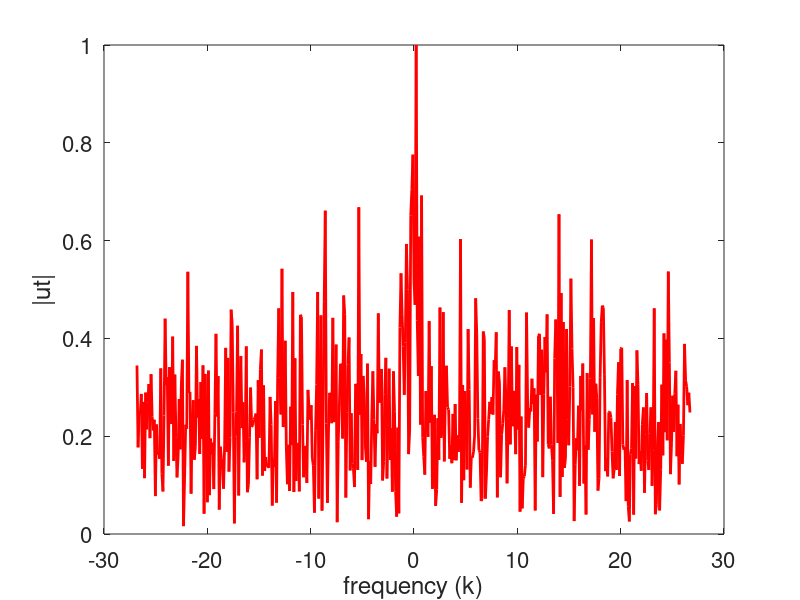
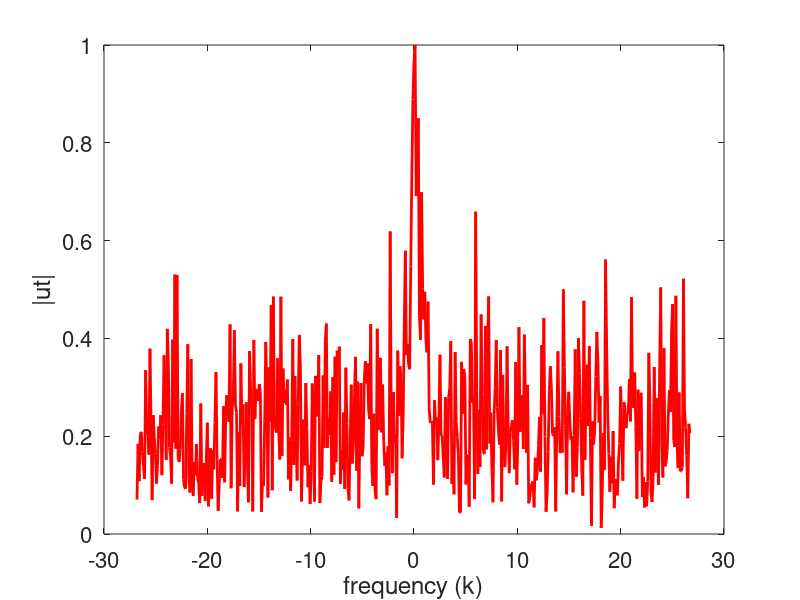
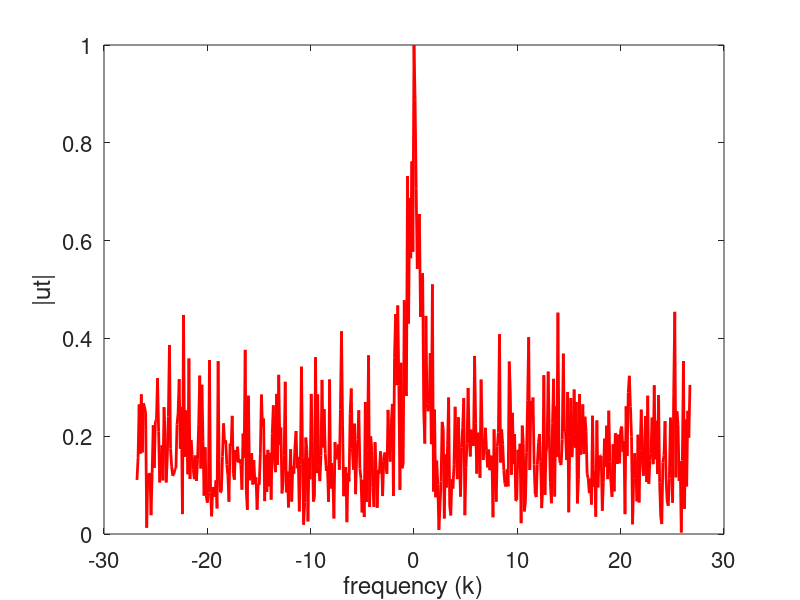
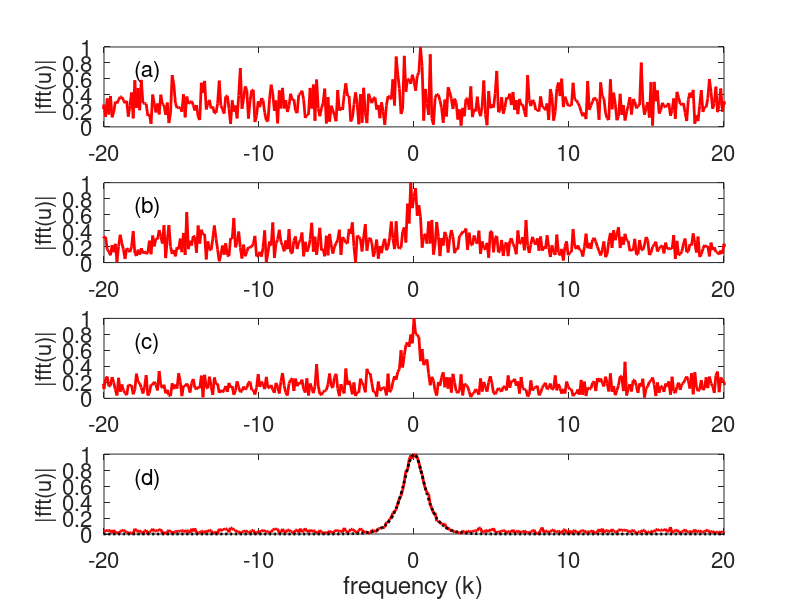

Source code (MATLAB) for these figures, in order:
%% Lecture 3 Code

% Clean workspace
clear all; close all; clc


%% Creating a noisy signal

L = 30; % timeslot [-L,L]
n = 512; % number of Fourier modes

t2 = linspace(-L,L,n+1);
t = t2(1:n);
k = (2*pi/(2*L))*[0:(n/2-1) -n/2:-1]; %define this so we don't need to use fftshift(k) every time we plot
ks = fftshift(k);
u = sech(t);
ut = fft(u);

% Add noise
noise = 10;
utn = ut + noise*(normrnd(0,1,1,n) + 1i*normrnd(0,1,1,n));

% Plot noisy signal
figure(1)
plot(ks,fftshift(abs(utn))/max(abs(utn)),'r','Linewidth',2)
set(gca,'Fontsize',16)
xlabel('frequency (k)')
ylabel('|ut|')

%% Average over 2 realizations of the signal

ave = zeros(1,n);
for j = 1:2
   utn = ut + noise*(normrnd(0,1,1,n) + 1i*normrnd(0,1,1,n));
   ave = ave + utn;
end
ave = abs(fftshift(ave))/2;

% Plot averaged signal
figure(2)
plot(ks,ave/max((ave)),'r','Linewidth',2)
set(gca,'Fontsize',16)
xlabel('frequency (k)')
ylabel('|ut|')

%% Average over 5 realizations of the signal

ave = zeros(1,n);
for j = 1:5
   utn = ut + noise*(normrnd(0,1,1,n) + 1i*normrnd(0,1,1,n));
   ave = ave + utn;
end
ave = abs(fftshift(ave))/5;

% Plot averaged signal
figure(3)
plot(ks,ave/max((ave)),'r','Linewidth',2)
set(gca,'Fontsize',16)
xlabel('frequency (k)')
ylabel('|ut|')

%% Comparing over different realizations

labels = ['(a)';'(b)';'(c)';'(d)'];
realize = [1 2 5 200];

figure(4)
for jj = 1:length(realize)
   u = sech(t);
   ave = zeros(1,n);
   ut = fft(u);
   
   % Averaging over realizations
   for j = 1:realize(jj)
      utn(j,:) = ut + noise*(normrnd(0,1,1,n) + 1i*normrnd(0,1,1,n));
      ave = ave+utn(j,:);
   end
   ave = abs(fftshift(ave))/realize(jj);
   
   % Plot averaged signals in one plot
   subplot(length(realize),1,jj)
   plot(ks,ave/max(ave),'r','Linewidth',2)
   set(gca,'Fontsize',16)
   axis([-20 20 0 1])
   text(-18,0.7,labels(jj,:),'Fontsize',16)
   ylabel('|fft(u)|','Fontsize',16)
end

hold on
plot(ks,abs(fftshift(ut))/max(abs(ut)),'k:','Linewidth',2)
xlabel('frequency (k)')

%% Shifted realizations

slice = 0:0.5:10;
[T,S] = meshgrid(t,slice);
[K,S] = meshgrid(k,slice);

U = sech(T - 10*sin(S)).*exp(1i*0*T);
figure(5)
subplot(2,1,1)
waterfall(T,2*S+1,U), colormap([0 0 0]), view(-15,70)
set(gca,'Fontsize',16,'Xlim',[-30 30],'Zlim',[0 2])
xlabel('time (t)'), ylabel('realizations'), zlabel('|u|')

for j = 1:length(slice)
   Ut(j,:) = fft(U(j,:));
   Kp(j,:) = fftshift(K(j,:));
   Utp(j,:) = fftshift(Ut(j,:));
   Utn(j,:) = Ut(j,:) + + noise*(normrnd(0,1,1,n) + 1i*normrnd(0,1,1,n));
   Utnp(j,:) = fftshift(Utn(j,:))/max(abs(Utn(j,:)));
   Un(j,:) = ifft(Utn(j,:));
end

subplot(2,1,2)
waterfall(Kp,2*S+1,abs(Utp)/max(abs(Utp(1,:)))), colormap([0 0 0]), view(-15,70)
set(gca,'Fontsize',16,'Xlim',[-28 28])
xlabel('frequency (k)'), ylabel('realizations'), zlabel('|fft(u)|')

%% Noisy realizations

figure(6)
subplot(2,1,1)
waterfall(T,2*S+1,abs(Un)), colormap([0 0 0]), view(-15,70)
set(gca,'Fontsize',16,'Xlim',[-30 30],'Zlim',[0 2])
xlabel('time (t)'), ylabel('realizations'), zlabel('|u|')

subplot(2,1,2)
waterfall(Kp,2*S+1,abs(Utnp)/max(abs(Utnp(1,:)))), colormap([0 0 0]), view(-15,70)
set(gca,'Fontsize',16,'Xlim',[-28 28])
xlabel('time (t)'), ylabel('realizations'), zlabel('|fft(u)|')

%% Average over time and frequency domains to compare

Uave = zeros(1,n);
Utave = zeros(1,n);
for j = 1:length(slice)
   Uave = Uave + Un(j,:);
   Utave = Utave + Utn(j,:);
end
Uave = Uave/length(slice);
Utave = fftshift(Utave)/length(slice);

figure(7) 
subplot(2,1,1)
plot(t,abs(Uave),'k')
set(gca,'Fontsize',16)
xlabel('time (t)'), ylabel('|u|')

subplot(2,1,2)
plot(t,abs(Utave)/max(abs(Utave)),'k')
hold on
plot(ks,abs(fftshift(Ut(1,:))/max(abs(Ut(1,:)))),'k','Linewidth',2)
axis([-20 20 0 1])
set(gca,'Fontsize',16)
xlabel('frequency (k)'), ylabel('|fft(u)|')
